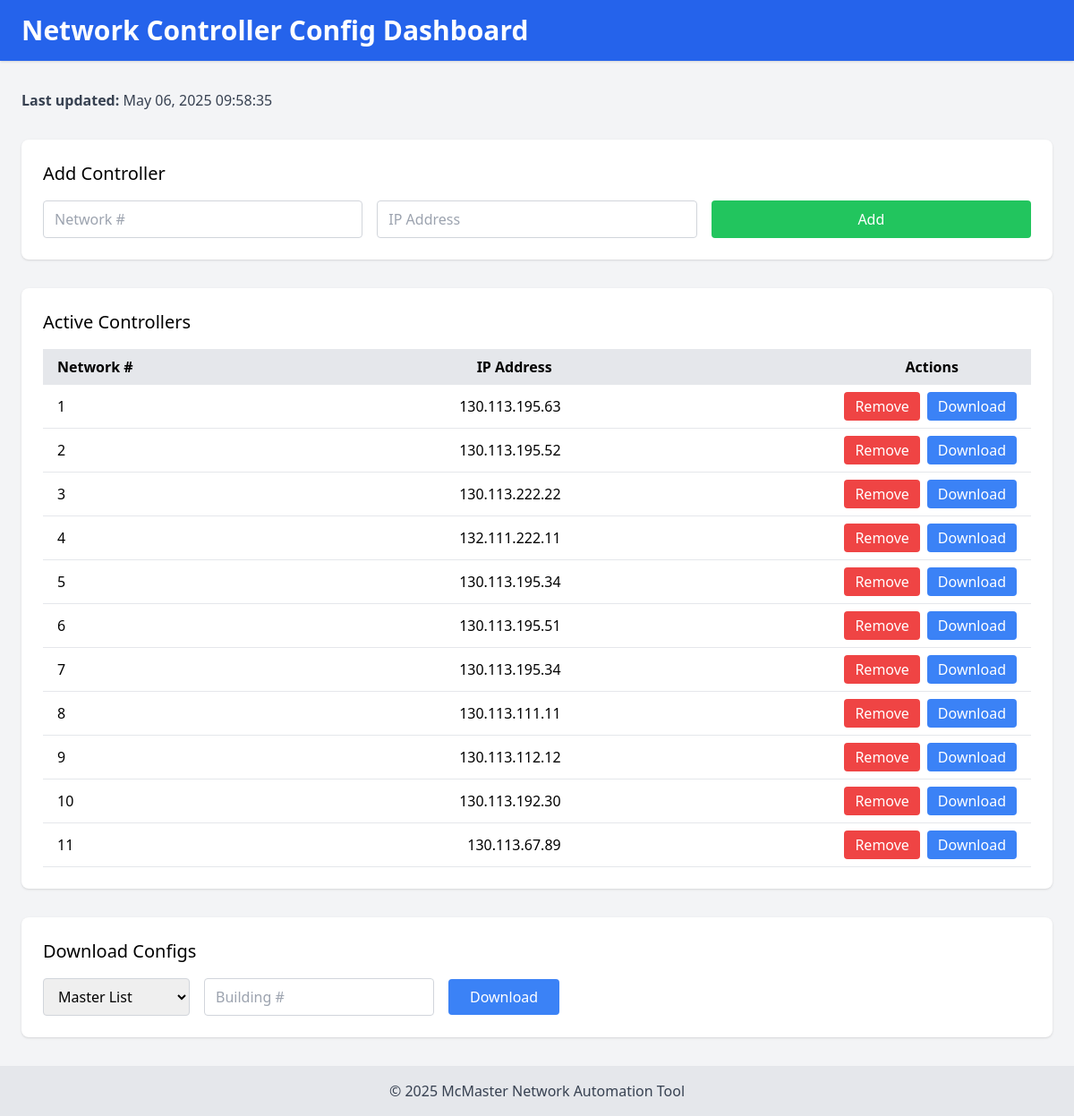
Before: / with the older database file.
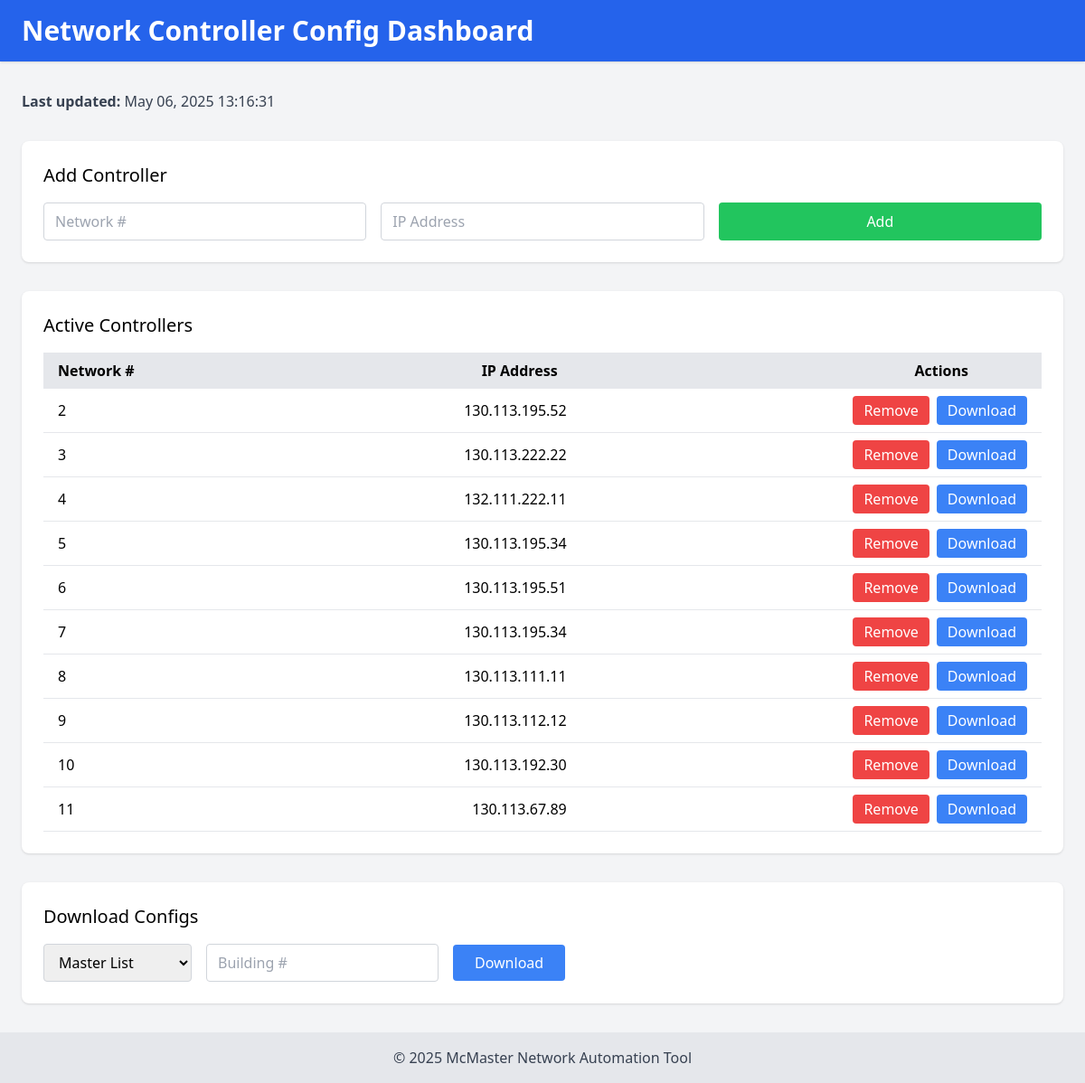
After: the same page with the newer database file.
### tables this page shows
CREATE TABLE buildings (
                 id INTEGER PRIMARY KEY AUTOINCREMENT,
                 building_number INTEGER UNIQUE,
                 ip_address TEXT,
                 status TEXT DEFAULT 'active',
                 last_updated TEXT);

### app.py (the view)
@app.route('/')
def index():
    raw_ts = get_last_update()
    if raw_ts:
        try:
            dt = datetime.datetime.fromisoformat(raw_ts)
            last_update = dt.strftime("%b %d, %Y %H:%M:%S")
        except Exception:
            last_update = raw_ts
    else:
        last_update = '—'
    return render_template(
        'index.html',
        buildings   = get_buildings(),
        last_update = last_update,
        messages    = get_flashed_messages()
    )

### app.py (called while the page is built)
def get_buildings():
    conn = sqlite3.connect(DB_PATH)
    c = conn.cursor()
    c.execute("""
        SELECT * FROM buildings
         WHERE status='active' AND building_number>0
      ORDER BY building_number
    """)
    rows = c.fetchall()
    conn.close()
    return rows

def get_last_update():
    conn = sqlite3.connect(DB_PATH)
    c = conn.cursor()
    c.execute("SELECT MAX(timestamp) FROM logs")
    ts = c.fetchone()[0]
    conn.close()
    return ts

### templates/index.html (shortened to what this page needs)
<!DOCTYPE html>
<html lang="en" class="h-screen w-screen">
<head>
  <script src="https://cdn.tailwindcss.com"></script>
</head>
<body class="flex flex-col h-screen w-screen bg-gray-100">
  <header class="bg-blue-600 text-white py-4 w-full shadow">
    <div class="w-full px-6">
      <h1 class="text-3xl font-bold">Network Controller Config Dashboard</h1>
    </div>
  </header>
  <main class="flex-1 w-full px-6 py-8 overflow-auto space-y-8">
    <div class="text-gray-700">
      <strong>Last updated:</strong> {{ last_update or '—' }}
    </div>
    <section class="bg-white rounded-lg shadow p-6 w-full">
      <h2 class="text-xl font-medium mb-4">Add Controller</h2>
      <form method="POST" action="/add" class="grid grid-cols-1 sm:grid-cols-3 gap-4 w-full">
        <input
          type="number"
          name="building_number"
          required
          placeholder="Network #"
          class="border border-gray-300 rounded px-3 py-2 w-full focus:ring-2 focus:ring-blue-500"
        />
        <input
          type="text"
          name="ip"
          required
          placeholder="IP Address"
          class="border border-gray-300 rounded px-3 py-2 w-full focus:ring-2 focus:ring-blue-500"
        />
        <button
          type="submit"
          class="bg-green-500 text-white rounded px-6 py-2 w-full hover:bg-green-600 transition"
        >
          Add
        </button>
      </form>
    </section>
    <section class="bg-white rounded-lg shadow p-6 w-full">
      <h2 class="text-xl font-medium mb-4">Active Controllers</h2>
      <div class="w-full overflow-x-auto">
        <table class="w-full table-auto">
          <thead class="bg-gray-200">
            <tr>
              <th class="px-4 py-2 text-left">
                Network #
              </th>
              <th class="px-4 py-2 text-right">
                <div class="relative left-[-10px]">
                  IP Address
                </div>
              </th>
              <th class="px-4 py-2 text-right">
                <div class="relative left-[-65px]">
                  Actions
                </div>
              </th>
            </tr>
          </thead>
          <tbody>
            {% for b in buildings %}
              <tr class="border-b hover:bg-gray-50">
                <td class="px-4 py-2">{{ b[1] }}</td>
                <td class="px-4 py-2 text-right">{{ b[2] }}</td>
                <td class="px-4 py-2 flex justify-end space-x-2">
                  <a
                    href="/remove/{{ b[1] }}"
                    class="bg-red-500 text-white rounded px-3 py-1 hover:bg-red-600 transition"
                  >
                    Remove
                  </a>
                  <a
                    href="/export?type=single&building_number={{ b[1] }}"
                    class="bg-blue-500 text-white rounded px-3 py-1 hover:bg-blue-600 transition"
                  >
                    Download
                  </a>
                </td>
              </tr>
            {% else %}
              <tr>
                <td colspan="3" class="text-center py-4 text-gray-500">
                  No active controllers.
                </td>
              </tr>
            {% endfor %}
          </tbody>
        </table>
      </div>
    </section>
    <section class="bg-white rounded-lg shadow p-6 w-full">
      <h2 class="text-xl font-medium mb-4">Download Configs</h2>
      <form action="/export" method="get" class="flex flex-wrap gap-4 items-center">
        <select
          name="type"
          required
          class="border border-gray-300 rounded px-3 py-2 focus:ring-2 focus:ring-blue-500"
        >
          <option value="master">Master List</option>
        </select>
        <input
          type="number"
          name="building_number"
          min="1"
          placeholder="Building #"
          class="border border-gray-300 rounded px-3 py-2 focus:ring-2 focus:ring-blue-500"
        />
        <button
          type="submit"
          class="bg-blue-500 text-white rounded px-6 py-2 hover:bg-blue-600 transition"
        >
          Download
        </button>
      </form>
    </section>
  </main>
  <footer class="bg-gray-200 text-center py-4 w-full">
    <p class="text-gray-700">&copy; 2025 McMaster Network Automation Tool</p>
  </footer>
</body>
</html>

Changed rows visible on the page:
no longer on this page (row edited): buildings: building_number "1", ip_address "130.113.195.63"
Other visible differences:
{{ last_update or '—' }}: "May 06, 2025 09:58:35" → "May 06, 2025 13:16:31"
